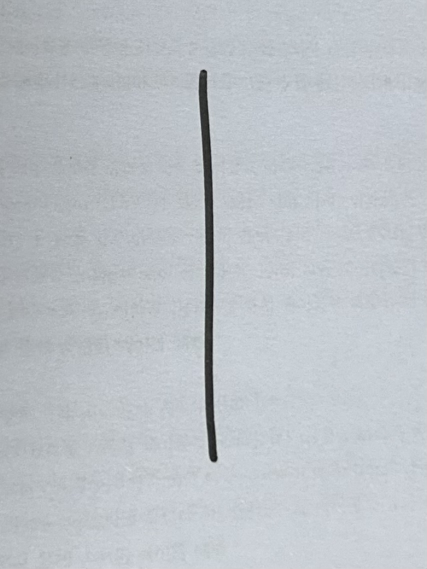
#> input picture KHUDA/Session 3/content/data/raw/1/one11.jpg, 853 x 1137 px (shown at 1/2 size); its folder holds 4 pictures in this run
$ jupyter execute --allow-errors study.ipynb
#> lines starting #> are read from the running program, lines starting #| are printed output that depends on the picture; after the words box and inside, x2 and y2 are one past the last pixel; in counts of white or black regions, pixels touching at a corner belong together
[cell 1]
# 한번만 하면 됌
import os

# 원본 데이터 저장 폴더
os.makedirs("./content/data/raw/1", exist_ok=True)
os.makedirs("./content/data/raw/2", exist_ok=True)

# 전처리 후 저장 폴더
os.makedirs("./content/data/processed/train/1", exist_ok=True)
os.makedirs("./content/data/processed/train/2", exist_ok=True)
os.makedirs("./content/data/processed/val/1", exist_ok=True)
os.makedirs("./content/data/processed/val/2", exist_ok=True)
os.makedirs("./content/data/processed/test/1", exist_ok=True)
os.makedirs("./content/data/processed/test/2", exist_ok=True)

[cell 2]
import random
from PIL import Image

RAW = "./content/data/raw" #처리 전 데이터 위치
OUT = "./content/data/processed" #전처리 데이터 위치
CLASSES = ["1","2"] #클래스 2개
SIZE = (8, 8) #모델 간소화를 위해 이미지 축소
SPLIT_TRAIN = 0.7 #학습 데이터 총 32장
SPLIT_VAL = 0.2 #검증 테스트 데이터 각각 총 4장

def process_one(src, dst_dir): # 사진 한장 한장 흑백, 사이즈 축소하는 함수
    img = Image.open(src).convert("L").resize(SIZE)  # 흑백(L)으로 변경 및 축소
    img.save(os.path.join(dst_dir, os.path.basename(src))) # 파일명만 가져와서 dst_dir에 저장

def preprocess():
    total = 0 # 전처리된 이미지 카운트
    for c in CLASSES: # 클래스 별 전처리
        src_dir = os.path.join(RAW, c) # 처리 전 데이터 위치 저장
        files = [f for f in os.listdir(src_dir)] # 처리 전 데이터 파일명 리스트에 저장
        random.shuffle(files) # train/val/test로 나누기 위해 섞기

        n_total = len(files) # train/val/test로 나누기 위해 전체 파일 수 카운트
        n_train = int(n_total * SPLIT_TRAIN) # 각각 비율대로 나눌 파일 수 정수로 저장
        n_val = int(n_total * SPLIT_VAL)
        n_test = n_total - n_train - n_val

        train_files = files[:n_train] # 각각 나누기
        val_files = files[n_train:n_train+n_val]
        test_files = files[n_train+n_val:]

        for f in train_files: #  process_one를 이용해서 processed 파일에 전처리 후 저장
            process_one(os.path.join(src_dir, f), os.path.join(OUT, "train", c))
        for f in val_files:
            process_one(os.path.join(src_dir, f), os.path.join(OUT, "val", c))
        for f in test_files:
            process_one(os.path.join(src_dir, f), os.path.join(OUT, "test", c))
#> call 3 of process_one, with src = './content/data/raw/1/one10.jpg', dst_dir = './content/data/processed/test/1'
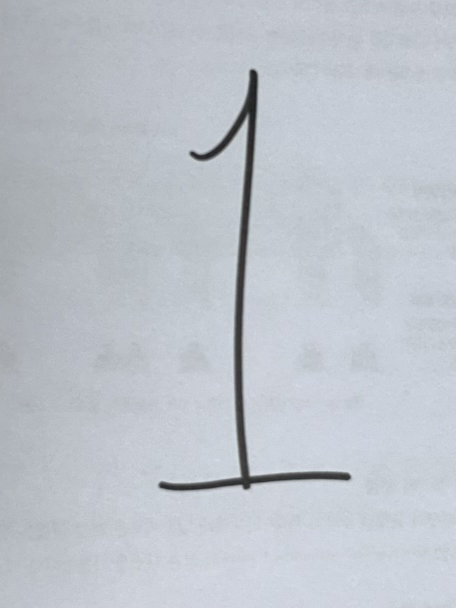
#> input picture KHUDA/Session 3/content/data/raw/1/one10.jpg, 912 x 1216 px (shown at 1/2 size)

        total += n_total
#> total = 4

    print(f"전처리 완료! 총 {total}장 → train:{SPLIT_TRAIN*100:.0f}%, val:{SPLIT_VAL*100:.0f}%, test:{(1-SPLIT_TRAIN-SPLIT_VAL)*100:.0f}%")

preprocess()

[cell 3]
import os, random, shutil

RAW = "./content/data/raw"
OUT = "./content/data/processed"
CLASSES = ["1","2"]


def preprocess_pure(image_path, size=(64,64), invert=True, return_flat=False):
    """
    numpy 없이 순수 Python/PIL만 사용한 전처리:
    1) 이미지 읽기
    2) 흑백 변환
    3) 리사이즈
    4) 이진화(고정 threshold)
    5) 반전
    6) 표준화(0~1)
    """
    # 1. 이미지 로드 & 그레이스케일 변환
    img = Image.open(image_path).convert("L")

    # 2. 리사이즈
    img = img.resize(size, Image.Resampling.LANCZOS)

    # 3. 픽셀 데이터 읽기 (리스트)
    pixels = list(img.getdata())

    # 4. 이진화 (threshold=128)
    binary_pixels = [255 if p > 128 else 0 for p in pixels]

    # 5. 반전 옵션
    if invert:
        binary_pixels = [255 - p for p in binary_pixels]

    # 6. 표준화 (0~1 부동소수점 변환)
    normalized_pixels = [p / 255.0 for p in binary_pixels]

    # 7. 평탄화 여부
    if return_flat:
        return normalized_pixels
    else:
        # 2D 이미지 형태로 변환
        w, h = size
        rows = [normalized_pixels[i*w:(i+1)*w] for i in range(h)]
        return rows


def preprocess_dataset(size=(64,64), train_split=0.7, val_split=0.2, invert=True, clean=True):
    # 기존 processed 폴더 비우기
#> called with size = (64, 64), train_split = 0.7, val_split = 0.2, invert = True, clean = True
    if clean and os.path.isdir(OUT):
        shutil.rmtree(OUT)
    for split in ["train","val","test"]:
        for c in CLASSES:
            os.makedirs(os.path.join(OUT, split, c), exist_ok=True)

    total = 0
    for c in CLASSES:
        src_dir = os.path.join(RAW, c)
        files = [f for f in os.listdir(src_dir) if f.lower().endswith((".png",".jpg",".jpeg"))]
        random.shuffle(files)
        n = len(files)
        n_tr = int(n*train_split)
        n_va = int(n*val_split)
        tr, va, te = files[:n_tr], files[n_tr:n_tr+n_va], files[n_tr+n_va:]

        for split, group in [("train",tr), ("val",va), ("test",te)]:
            for fn in group:
                src_path = os.path.join(src_dir, fn)
                processed_img = preprocess_pure(src_path, size=size, invert=invert, return_flat=False)
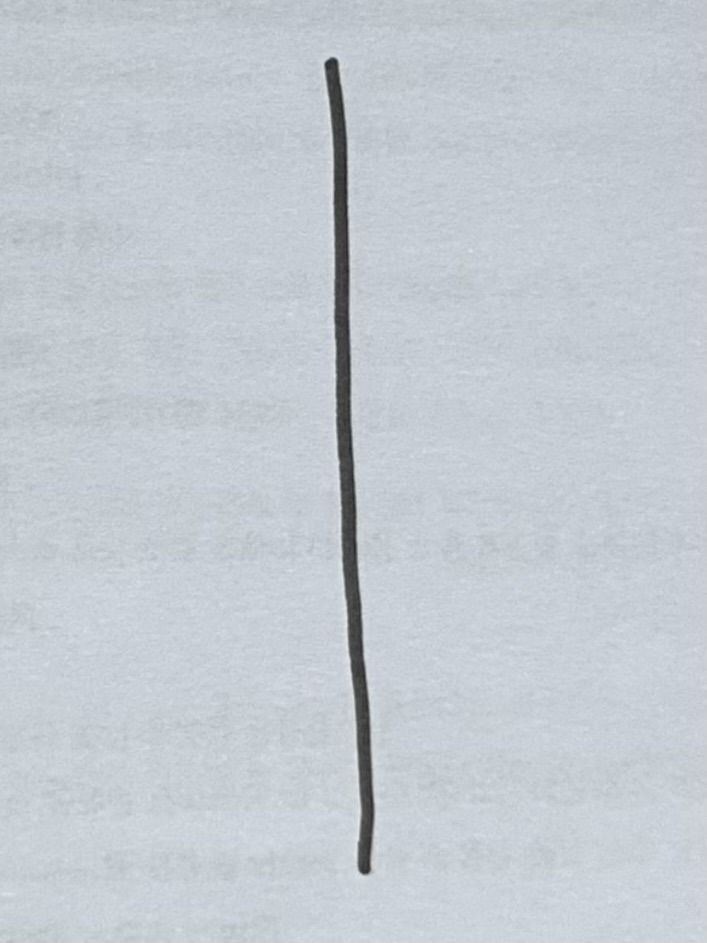
#> input picture KHUDA/Session 3/content/data/raw/1/one1.jpg, 707 x 943 px
#> in preprocess_pure, `img = img.resize(size, Image.Resampling.LANCZOS)`:
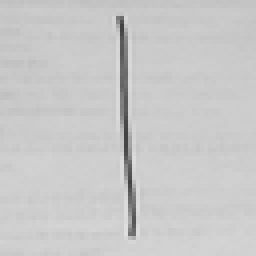
#> img: PIL image 64x64 L (shown 4 times larger); min 66, max 222, mean 201.2
#> in preprocess_pure, `pixels = list(img.getdata())`: pixels = 4096 values, max 222 at index 3615, min 66 at index 414, mean 201.2
#> in preprocess_pure, `binary_pixels = [255 if p > 128 else 0 for p in pixels]`: binary_pixels = 4096 values, max 255 at index 0, min 0 at index 285, mean 250.2
#> in preprocess_pure, `binary_pixels = [255 - p for p in binary_pixels]`: binary_pixels = 4096 values, max 255 at index 285, min 0 at index 0, mean 4.79
#> in preprocess_pure, `normalized_pixels = [p / 255.0 for p in binary_pixels]`: normalized_pixels = 4096 values, max 1 at index 285, min 0 at index 0, mean 0.0188
#> in preprocess_pure, `rows = [normalized_pixels[i*w:(i+1)*w] for i in range(h)]`: rows = 64 items
                # PIL Image로 저장
                img_out = Image.new("L", size)
#> img_out: PIL image 64x64 L; every value is 0
                img_out.putdata([int(p*255) for row in processed_img for p in row])
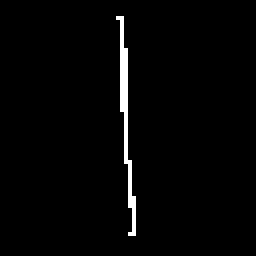
#> img_out: PIL image 64x64 L (shown 4 times larger); 1.9% white in thin lines or dots, all inside (x1, y1, x2, y2) = (29, 4, 34, 59)
                img_out.save(os.path.join(OUT, split, c, os.path.splitext(fn)[0] + ".png"))
        total += n
    print(f"총 {total}장 전처리 완료 → {size}로 리사이즈 & 이진화 & 표준화")

preprocess_dataset(size=(64,64), invert=True)

[cell 4]
import math
import matplotlib.pyplot as plt

BASE = "./content/data/processed"
SPLIT = "train"          # "train" / "val" / "test"
CLASSES = ["1","2"]
N_PER_CLASS = 8          # 클래스별 몇 장 볼지
SCALE = 1               # 확대 배율

def pick_files(folder, n):
    fs = [f for f in os.listdir(folder)]
    return fs[:n]

# 파일 모으기
grid = []
for c in CLASSES:
    folder = f"{BASE}/{SPLIT}/{c}"
    files = pick_files(folder, N_PER_CLASS)
    grid.append([(c, os.path.join(folder, f)) for f in files])

# 그림판
rows = len(CLASSES)
cols = max(len(row) for row in grid) if grid else 0
plt.figure(figsize=(cols*1.6, rows*1.6))

idx = 1
for r, row in enumerate(grid):
    for c_label, path in row:
        img = Image.open(path).convert("L")
        big = img.resize((img.width*SCALE, img.height*SCALE), Image.NEAREST)
        ax = plt.subplot(rows, cols, idx)
        ax.imshow(big, cmap="gray", vmin=0, vmax=255)
        ax.set_title(f"{c_label}", fontsize=10)
        ax.axis("off")
        idx += 1
    # 빈 칸 채우기(열 수 맞추기)
    while idx <= (r+1)*cols:
        ax = plt.subplot(rows, cols, idx)
        ax.axis("off")
        idx += 1

plt.suptitle(f"{SPLIT} samples (x{SCALE})", fontsize=14)
plt.tight_layout()
plt.show()

[cell 5]
BASE = "./content/data/processed"
POS_LABEL = "1"  # '1'은 1로 인덱싱
NEG_LABEL = "2"  # '2'는 0으로 인덱싱

random.seed(42)

def flatten8x8(img): # 이미지를 64의 1차원 피처로 변환하는 함수
    #return [p/255.0 for p in img.getdata()]  # getdata가 이미지 픽셀 각각 피처를 리스트로 변환
    return [(p/255.0) - 0.5 for p in img.getdata()]
    #return [ (p-(255/2))/255 for p in img.getdata()]

def load_split(split): # split(train, val, test 중 하나)에 해당하는 데이터들의 피처, 인덱스, (정답라벨문자, 파일명) 리스트 저장 함수
    X, y, names = [], [], [] # 각 이미지의 피처, 인덱스, (정답라벨문자, 파일명)
    for c in [POS_LABEL, NEG_LABEL]:
        d = os.path.join(BASE, split, c) # 전처리 데이터 주소 저장
        for fn in os.listdir(d): # 전처리 데이터 파일명 리스트로 저장
          X.append(flatten8x8(img)) # X에 flatten된 피처 저장
          y.append(1 if c==POS_LABEL else 0) # Y에 사전에 정한 인덱싱 값 저장
          names.append((c, fn))  # (정답라벨문자, 파일명)
    return X, y, names

Xtr, ytr, names_tr      = load_split("train")
Xval, yval, names_va    = load_split("val")
Xte,  yte, names_te = load_split("test")

print(f"train: {len(Xtr)}  val: {len(Xval)}  test: {len(Xte)}")

[cell 6]
#test data로 예시 보기
print(Xte)
print(yte)
print(names_tr)

[cell 7]
def sigmoid(z): #시그모이드 함수
    ez = math.exp(-z)
    return 1.0 / (1.0 + ez)

# [7 lines of commented-out code are left out]

def dot(a,b): #내적
    return sum(x*y for x,y in zip(a,b))

def predict_proba(w, b, x):#예측 회기 값
    return sigmoid(dot(w,x) + b)

def predict_label(w,b,x,thr=0.5):#예측 분류
    return 1 if predict_proba(w,b,x) >= thr else 0

# [6 lines left out: function accuracy, not called in this run]

[cell 8]
# GD l2 : l2상수, print_every : 학습 현황 출력 주기, patience : 조기 종료
def train_logreg_gd(Xtr, ytr,Xval, yval,epochs=400, lr=0.5, l2=0.0, print_every=20, patience=30):
    n = len(Xtr[0]) #특성 수
    w = [(random.random()-0.5)*0.01 for _ in range(n)] #초기 가중치
    #w = [1]*(16**2)
    #b = (random.random()-0.5)*0.01 #초기 편향
    #b = 0
    pos = sum(1 for v in ytr if v==1)
    neg = len(ytr) - pos
    eps = 1e-9
    b = math.log((pos+eps)/(neg+eps))

    best = {"w": w[:], "b": b, "val_acc": -1.0} #best 결과 저장
    no_improve = 0 #조기 종료 카운트
    N = len(Xtr)

    for ep in range(1, epochs+1): # 매 에폭 가중치,편향,손실 마다 초기화
        dw = [0.0]*n
        db = 0.0
        loss = 0.0

        for xi, yi in zip(Xtr, ytr): #손실함수 미분값
            p = predict_proba(w,b,xi) #시그모이드 값 계산
            eps = 1e-12 #log(0) 방지용 매우 작은 값
            loss += -(yi*math.log(max(eps,p)) + (1-yi)*math.log(max(eps,1-p))) # 손실 함수
            g = (p - yi)  # dL/dz 계산 값
            for j in range(n):
                dw[j] += g * xi[j]
            db += g

        invN = 1.0/N
        for j in range(n): # L2 규제 포함 가중치 업데이트
            w[j] -= lr * (dw[j]*invN + l2*w[j])
        b -= lr * (db*invN)

        # 로그 & early stopping 모니터
        val_acc = accuracy(w,b,Xval,yval,0.5)
        if val_acc > best["val_acc"]: #best 가중치 저장
            best = {"w": w[:], "b": b, "val_acc": val_acc}
            no_improve = 0
        else:
            no_improve += 1
            if no_improve >= patience:
                print(f"[GD] Early stopping at epoch {ep} (best val acc={best['val_acc']:.3f})")
                return best["w"], best["b"]

        if ep % print_every == 0 or ep == 1:
            msg = f"[GD {ep:3d}] loss={loss*invN:.4f}"
            msg += f"  val_acc={accuracy(w,b,Xval,yval,0.5):.3f}"
            print(msg)

    return (best["w"], best["b"]) if best["val_acc"] >= 0 else (w, b)

#> (a cell that did not finish here is left out)
